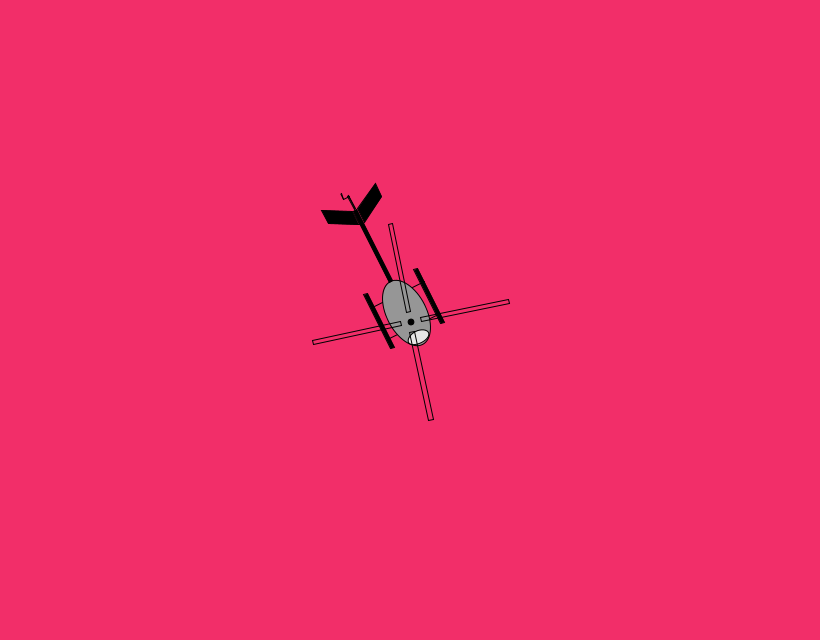
Frame 1 (no input)
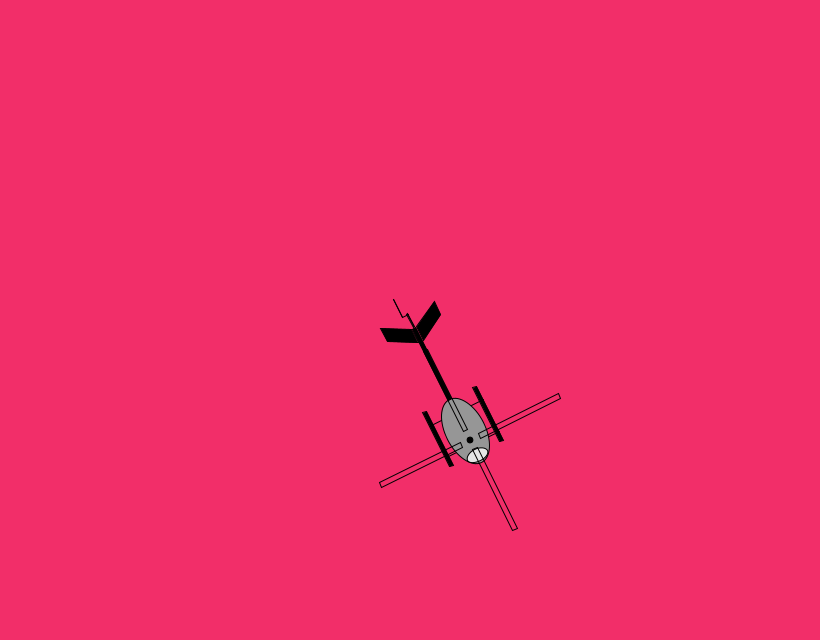
Frame 60 (the mouse pressed at the canvas centre just before this capture)
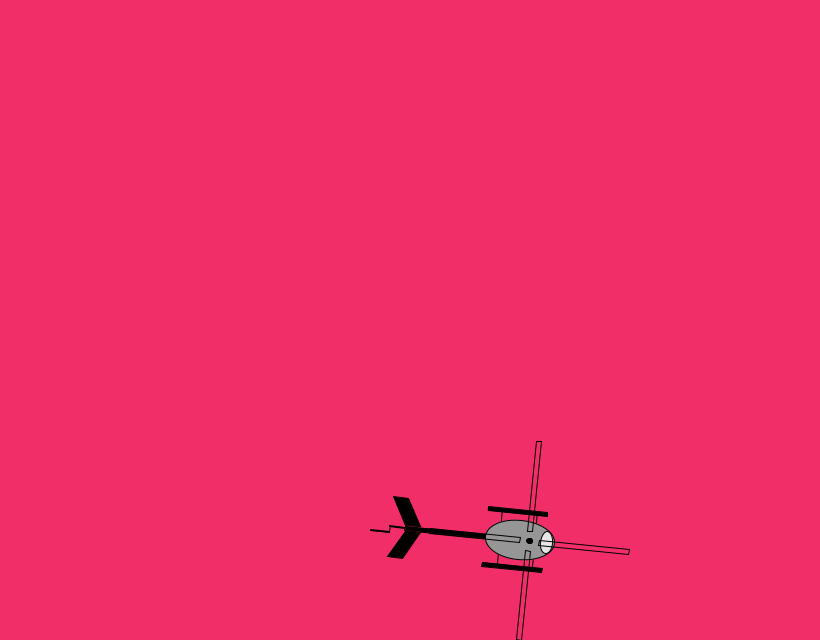
Frame 120 (the mouse held since frame 60 and released just before this capture)

The Processing sketch that drew these frames (run headless with seeded random() and noise(); from frame 60 on, the mouse is pressed at the canvas centre):

// Processing sketch: processing_172639
// ── processing_172639.pde

// An animated helicopter displaying the boundary behavior described
// in Ch6 of 'The Nature of Code' by Daniel Shiffman.

Vehicle chopper;

void setup() {
  size(820, 640);
  chopper = new Vehicle(width/2, height/2);
}
void draw() {
  background(#F22E69);
  chopper.run(); 
}



class Vehicle {
  DrawHelicopter hlcptrDraw;
  PVector pos, vel, accel;
  float maxspeed, maxforce, d;

  Vehicle(float x, float y) {
    hlcptrDraw = new DrawHelicopter();
    accel = new PVector(1, 2);
    vel = new PVector();
    pos = new PVector(x, y);
    maxspeed = 3;
    maxforce = 0.1;
    d = 120;
  }

  void run() {
    update();
    boundaries();
    display();
  }

  void update() {
    vel.add(accel);
    vel.limit(maxspeed);
    pos.add(vel);
    accel.mult(0);
  }
  
  void boundaries() {
    PVector desired = null;
    if (pos.x < d) {
      desired = new PVector(maxspeed, vel.y);
    } else if (pos.x > width -d) {
      desired = new PVector(-maxspeed, vel.y);
    } 
    if (pos.y < d) {
      desired = new PVector(vel.x, maxspeed);
    } else if (pos.y > height-d) {
      desired = new PVector(vel.x, -maxspeed);
    } 
    if (desired != null) {
      desired.normalize();
      desired.mult(maxspeed);
      PVector steer = PVector.sub(desired, vel);
      steer.limit(maxforce);
      applyForce(steer);
    }
  }  

  void applyForce(PVector force) {
    accel.add(force);
  }

  void display() {
    float theta = vel.heading2D() + HALF_PI;
    translate(pos.x, pos.y);
    rotate(theta);
    hlcptrDraw.display();
  }
}

// all the drawing and animation code
class DrawHelicopter {
  int rX, rY, rO, rI, rW, rL, cW, cH;
  float angle, increment, period, amplitude, flt;

  DrawHelicopter() {
    // rotor dimensions
    rX = 0;            // pivot 
    rY = 0;            //   "
    rO = 100;          // outer radius
    rI = 10;           // inner radius
    rW = 5;            // width
    rL = rO - rI;      // length
    increment = radians(15); // spin by 

    // tail prop oscillation
    period  = 5;    // num of frames for 1 cycle
    amplitude = 20; // dist from center to either extreme
  }

  void spinRotor() {
    angle += increment;
    rotate(angle);
    noFill();
    rect( rX -rW/2, rY-rO, rW, rL); 
    rect( rX -rW/2, rY+rI, rW, rL);
    rect(rX + rI, rY-rW/2, rL, rW);
    rect(rX -rO, rY-rW/2, rL, rW);
  } 
 
  void drawBody() { // referenced to rotor pivot 
    line(rX-30, rY-5, rX+26, rY-5);// attach feet
    line(rX-30, rY+30, rX+26, rY+30);
    fill(color(150));
    ellipse(rX, rY+10, 40, 70); //cabin
    fill(color(230));
    ellipse(rX, rY-17, 22, 12); //window(screen?)
    fill(color(0));
    ellipse(rX, rY, 6, 6); //pivot
    rect(rX-2, rY + 45, 4, 80); //central tail
    rect(rX-30, rY -15, 4, 60); //left foot
    rect(rX+26, rY-15, 4, 60); //right foot
    quad(rX+3, rY+110, rX+3, rY+125, rX+ 30, rY + 140, rX + 30, rY + 125); // right tail
    quad(rX-3, rY+110, rX-3, rY+125, rX- 30, rY + 140, rX - 30, rY + 125); // left tail
  }

  void animateTailProp() {
    // Nature of Code Ch3
    flt =  amplitude * cos(TWO_PI * frameCount/period);
    fill(color(0));
    rect( rX+5, rY + 140, 1, flt);
    rect( rX-1, rY+126, 1, 15);
    line( rX-1, rY+140, rX + 5, rY + 140);
  }

  void display() {
    drawBody();
    animateTailProp();
    spinRotor();
  }
}
